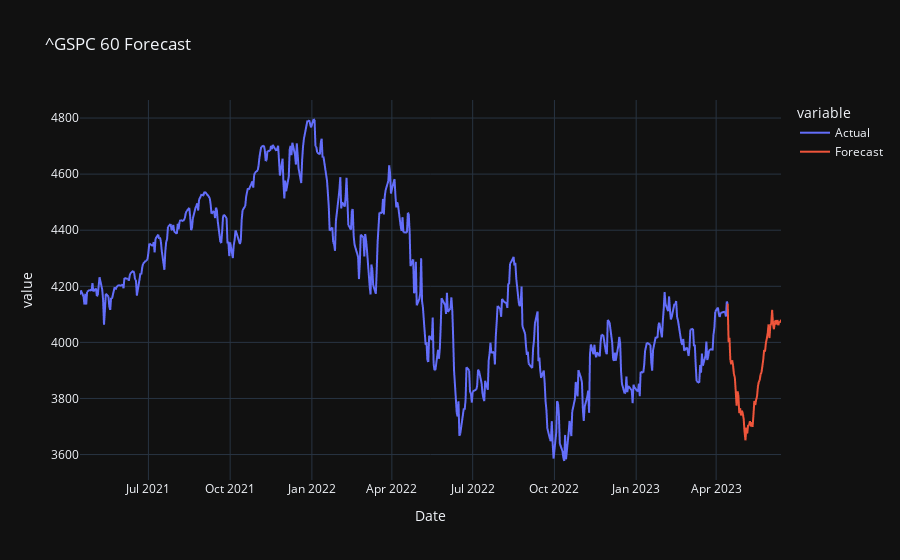

The notebook cell this image was saved under:
### Code cell
plot_df = results.reset_index()
fig = px.line(plot_df, x="Date", y=results.columns,
          title=f"{ticker} {n_forecast} Forecast", #, {min(df["timestamp"].dt.date)}, {max(df["timestamp"].dt.date)}',
          template=templates[5])
#time.sleep(2)
fig.show()

### Figure 1 — Plotly figure (JSON) as saved in the notebook; plotly's stock layout.template omitted (floating-point values rounded to 4 significant figures; data arrays with more than 128 entries replaced by an {"elided": "..."} marker saying what was removed)
{"data": [{"hovertemplate": "variable=Actual<br>Date=%{x}<br>value=%{y}<extra></extra>", "legendgroup": "Actual", "line": {"color": "#636efa", "dash": "solid"}, "marker": {"symbol": "circle"}, "mode": "lines", "name": "Actual", "showlegend": true, "type": "scattergl", "x": {"elided": "564 str values"}, "xaxis": "x", "y": {"elided": "564 float values"}, "yaxis": "y"}, {"hovertemplate": "variable=Forecast<br>Date=%{x}<br>value=%{y}<extra></extra>", "legendgroup": "Forecast", "line": {"color": "#EF553B", "dash": "solid"}, "marker": {"symbol": "circle"}, "mode": "lines", "name": "Forecast", "showlegend": true, "type": "scattergl", "x": {"elided": "564 str values"}, "xaxis": "x", "y": {"elided": "564 float values"}, "yaxis": "y"}], "layout": {"legend": {"title": {"text": "variable"}, "tracegroupgap": 0}, "title": {"text": "^GSPC 60 Forecast"}, "xaxis": {"anchor": "y", "domain": [0, 1], "title": {"text": "Date"}}, "yaxis": {"anchor": "x", "domain": [0, 1], "title": {"text": "value"}}}}
